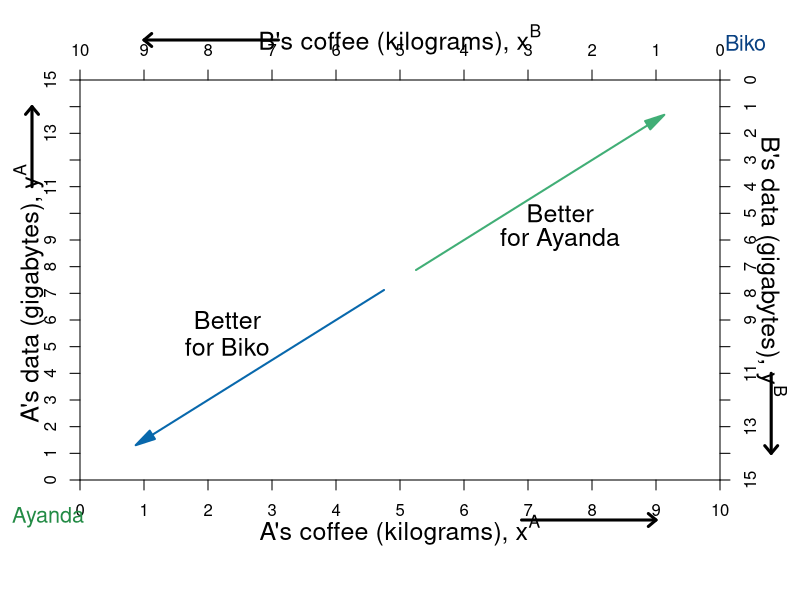

The R script that drew this image:
require(shape)
pdf(file = "property/edgeworth_better_worse.pdf", width = 9, height = 7)

#Set parameters for graphics
axislabelsize <- 1.5
labelsize <- 1.5
namesize <- 1.3

indiffcurveA1 <- function(x, U = 4, A = 1, a = 0.5) {
  ((((U-2)/A)*(1/x)^a)^(1/(1-a)))
}

indiffcurveA2 <- function(x, U = 4, A = 1, a = 0.5) {
  (((U/A)*(1/x)^a)^(1/(1-a)))
}

indiffcurveA3 <- function(x, U = 4, A = 1, a = 0.5) {
  ((((U+2)/A)*(1/x)^a)^(1/(1-a)))
}

#Aisha happens to have found 8 coffee and 2 data, 
#and Betty happens to have found 2 coffee and 13 data. 
#Aisha's utility (8^0.5)*(2^0.5) = 4
#Betty's utility (2^0.5)*(13^0.5) = 5.09

COL <- c("#7fc97f", "#beaed4", "#fdc086", "#ffff99", "#386cb0", "#f0027f", "#bf5b17", "#666666")
COLA <- c("#99d8c9","#66c2a4","#41ae76", "#238b45", "#005824")
COLB <- c("#4eb3d3", "#2b8cbe", "#0868ac","#084081")

par(mar =  c(6, 4, 4, 4))
xlims <- c(0, 10)
ylims <- c(0, 15)
xlims2 <- c(10, 0)
ylims2 <- c(15, 0)

plot(0, 0, xlim = xlims, ylim = ylims, type = "n",
     xlab = "",
     ylab = "", 
     line = 2.5,
     xaxt = "n", 
     yaxt = "n", 
     cex.lab = axislabelsize, 
     bty = "n",
     xaxs="i", 
     yaxs="i")

mtext(expression(paste("A's coffee (kilograms), ", x^A)), side=1, line = 2.5, cex = axislabelsize)
text(-0.8, 7, expression(paste("A's data (gigabytes), ", y^A)), xpd = TRUE, cex = axislabelsize, srt = 90) 

#Add arrows:
arrows(-0.75, 11, -0.75, 14, xpd = TRUE, length=0.1,angle=40,lwd=3)
arrows(6.9, -1.5, 9, -1.5, xpd = TRUE, length=0.1,angle=40,lwd=3)


npts <- 500 
npts2 <- 501
#Specify the sequences of points for graphing. 
xx1 <- seq(xlims[1], xlims[2], length.out = npts)
#xx2 <- seq(xlims[1], xlims[2], length.out = npts)
#xx3 <- seq(xlims[1], xlims[2], length.out = npts2)
#xx4 <- seq(xlims[1], 10, length.out = npts2)

#Draw the lines for the graphs
#lines(xx1, indiffcurveA1(xx1), col = COLA[3], lwd = 4)
#lines(xx1, indiffcurveA2(xx1), col = COLA[3], lwd = 4)
#lines(xx1, indiffcurveA3(xx1), col = COLA[3], lwd = 4)
#lines(xx2, solowCondition(xx2, delta = 5), col = COL[3], lwd = 4)
#lines(xx2, solowInfeas(xx2, delta = 5), col = COL[1], lwd = 4, lty = 2)

#Customize ticks and labels for the plot
ticksy <- seq(from = 0, to = 15, by = 1)
ylabels <- seq(from = 0, to = 15, by = 1)
ticksx <- seq(from = 0, to = 10, by = 1)
xlabels <- seq(from = 0, to = 10, by = 1)
axis(1, at = ticksx, pos = 0, labels = xlabels)
axis(2, at = ticksy, pos = 0, labels = ylabels, las = 0)


text(-0.5, -1.4, expression("Ayanda"), xpd = TRUE, cex = namesize, col = COLA[4])
text(10.4, 16.4, expression("Biko"), xpd = TRUE, cex = namesize, col = COLB[4])


#Set up second axes and labels
par(new = TRUE)
#par(mar =  c(6, 4, 4, 4))

xlims2 <- c(10, 0)
ylims2 <- c(15, 0)

plot(0, 0, xlim = xlims2, ylim = ylims2, type = "n",
     xlab = expression(paste("")),
     ylab = expression(paste("")),
     xaxt = "n", 
     yaxt = "n", 
     cex.lab = 1.3, 
     bty = "n",
     xaxs="i", 
     yaxs="i")

axis(side = 3, at = ticksx, pos = 0, labels = xlabels)
axis(side = 4, at = ticksy, pos = 0, labels = ylabels, las = 0)
#axis(side=3, at = xlims2, pos = 0)

text(5, -1.5, expression(paste("B's coffee (kilograms), ", x^B)), xpd = TRUE, cex = axislabelsize)
text(-0.8, 7, expression(paste("B's data (gigabytes), ", y^B)), xpd = TRUE, cex = axislabelsize, srt = 270) 

#Add arrows:
arrows(-0.8, 11, -0.8, 14, xpd = TRUE, length=0.1,angle=40,lwd=3)
arrows(6.9, -1.5, 9, -1.5, xpd = TRUE, length=0.1,angle=40,lwd=3)


indiffcurveB1 <- function(x, U = 5.09, A = 1, a = 0.5) {
  ((((U-2)/A)*(1/x)^a)^(1/(1-a)))
}

indiffcurveB2 <- function(x, U = 5.09, A = 1, a = 0.5) {
  (((U/A)*(1/x)^a)^(1/(1-a)))
}

indiffcurveB3 <- function(x, U = 5.09, A = 1, a = 0.5) {
  ((((U+2)/A)*(1/x)^a)^(1/(1-a)))
}

#lines(xx1, indiffcurveB1(xx1), col = COLB[3], lwd = 4)
#lines(xx1, indiffcurveB2(xx1), col = COLB[3], lwd = 4)
#lines(xx1, indiffcurveB3(xx1), col = COLB[3], lwd = 4)

#Label B's indifference curves
#text(9.1, 1.6, expression(u[1]^B))
#text(9.1, 3.4, expression(u[2]^B))
#text(9.1, 6.2, expression(u[3]^B))

#Add a point for the initial endowment
#points(2, 13, pch = 16, col = "black", cex = 1.5)


#Arrow to Slope of BRF
Arrows(5.25, 7.875, 9, 13.5, lty = 1, lwd = 2, arr.type = "triangle",  col = COLB[3])
Arrows(4.75, 7.125, 1, 1.5, lty = 1, lwd = 2, arr.type = "triangle",  col = COLA[3])

text(7.7, 9, expression(paste("Better")), cex = labelsize)
text(7.7, 10, expression(paste("for Biko")), cex = labelsize)
text(2.5, 5, expression(paste("Better")), cex = labelsize)
text(2.5, 6, expression(paste("for Ayanda")), cex = labelsize)

#Arrow to Slope of isoprofit
#Arrows(13, 0.80, 15, 0.80, col = "black", lty = 1, lwd = 2, arr.type = "triangle")
#text(10.2, 0.80, expression(paste("Slope = ", frac(q, p))))

dev.off()
